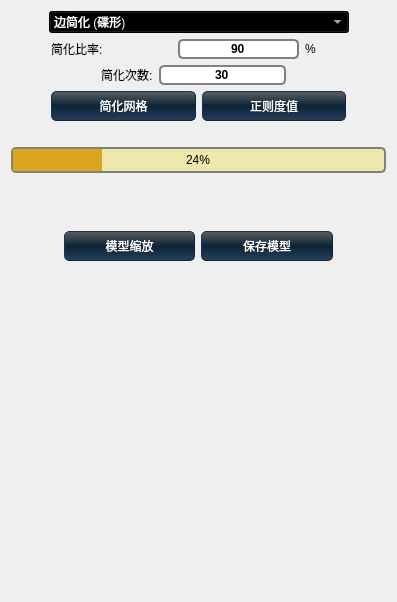
        <widget class="QWidget" name="tabwelcome">
         <attribute name="title">
          <string>欢迎</string>
         </attribute>
         <layout class="QHBoxLayout" name="horizontalLayout_13">
          <item>
           <layout class="QGridLayout" name="gridLayout_4">
            <item row="7" column="0">
             <layout class="QVBoxLayout" name="verticalLayout">
              <item>
               <layout class="QGridLayout" name="gridLayout_2" columnstretch="3,10,10,3">
                <item row="0" column="0">
                 <spacer name="horizontalSpacer_27">
                  <property name="orientation">
                   <enum>Qt::Horizontal</enum>
                  </property>
                  <property name="sizeHint" stdset="0">
                   <size>
                    <width>40</width>
                    <height>20</height>
                   </size>
                  </property>
                 </spacer>
                </item>
                <item row="0" column="1">
                 <widget class="QLabel" name="label_Face1">
                  <property name="text">
                   <string/>
                  </property>
                  <property name="alignment">
                   <set>Qt::AlignRight|Qt::AlignTrailing|Qt::AlignVCenter</set>
                  </property>
                 </widget>
                </item>
                <item row="0" column="2">
                 <widget class="QLabel" name="lineEditFACE1">
                  <property name="text">
                   <string/>
                  </property>
                  <property name="alignment">
                   <set>Qt::AlignLeading|Qt::AlignLeft|Qt::AlignVCenter</set>
                  </property>
                 </widget>
                </item>
                <item row="1" column="1">
                 <widget class="QLabel" name="label_Vertex1">
                  <property name="text">
                   <string/>
                  </property>
                  <property name="alignment">
                   <set>Qt::AlignRight|Qt::AlignTrailing|Qt::AlignVCenter</set>
                  </property>
                 </widget>
                </item>
                <item row="1" column="2">
                 <widget class="QLabel" name="lineEditVETEX1">
                  <property name="text">
                   <string/>
                  </property>
                  <property name="alignment">
                   <set>Qt::AlignLeading|Qt::AlignLeft|Qt::AlignVCenter</set>
                  </property>
                 </widget>
                </item>
                <item row="2" column="1">
                 <widget class="QLabel" name="label_Phedge1">
                  <property name="text">
                   <string/>
                  </property>
                  <property name="alignment">
                   <set>Qt::AlignRight|Qt::AlignTrailing|Qt::AlignVCenter</set>
                  </property>
                 </widget>
                </item>
                <item row="2" column="2">
                 <widget class="QLabel" name="lineEditEDGE1">
                  <property name="text">
                   <string/>
                  </property>
                  <property name="alignment">
                   <set>Qt::AlignLeading|Qt::AlignLeft|Qt::AlignVCenter</set>
                  </property>
                 </widget>
                </item>
                <item row="0" column="3">
                 <spacer name="horizontalSpacer_28">
                  <property name="orientation">
                   <enum>Qt::Horizontal</enum>
                  </property>
                  <property name="sizeHint" stdset="0">
                   <size>
                    <width>40</width>
                    <height>20</height>
                   </size>
                  </property>
                 </spacer>
                </item>
               </layout>
              </item>
             </layout>
            </item>
            <item row="8" column="0">
             <spacer name="verticalSpacer">
              <property name="orientation">
               <enum>Qt::Vertical</enum>
              </property>
              <property name="sizeHint" stdset="0">
               <size>
                <width>20</width>
                <height>100</height>
               </size>
              </property>
             </spacer>
            </item>
            <item row="3" column="0">
             <layout class="QVBoxLayout" name="verticalLayout_7">
              <item>
               <widget class="QFrame" name="frame">
                <property name="frameShape">
                 <enum>QFrame::StyledPanel</enum>
                </property>
                <property name="frameShadow">
                 <enum>QFrame::Raised</enum>
                </property>
               </widget>
              </item>
             </layout>
            </item>
            <item row="1" column="0">
             <layout class="QVBoxLayout" name="verticalLayout_9">
              <item>
               <layout class="QHBoxLayout" name="horizontalLayout_4" stretch="1,8,1">
                <property name="spacing">
                 <number>10</number>
                </property>
                <item>
                 <spacer name="horizontalSpacer_4">
                  <property name="orientation">
                   <enum>Qt::Horizontal</enum>
                  </property>
                  <property name="sizeHint" stdset="0">
                   <size>
                    <width>40</width>
                    <height>20</height>
                   </size>
                  </property>
                 </spacer>
                </item>
                <item>
                 <widget class="QComboBox" name="SimpcomboBox">
                  <property name="layoutDirection">
                   <enum>Qt::LeftToRight</enum>
                  </property>
                  <property name="styleSheet">
                   <string notr="true">background-color: qlineargradient(spread:pad, x1:0.5, y1:0, x2:0.5, y2:0.5, stop:0 rgba(0, 0, 0, 255), stop:1 rgba(93, 93, 93, 255));
color: rgb(255, 255, 255);
selection-background-color: qlineargradient(spread:pad, x1:0.5, y1:0, x2:0.5, y2:0.5, stop:0 rgba(0, 0, 0, 255), stop:1 rgba(93, 93, 93, 255));</string>
                  </property>
                  <property name="currentText">
                   <string>边简化 (碟形)</string>
                  </property>
                  <item>
                   <property name="text">
                    <string>边简化 (碟形)</string>
                   </property>
                  </item>
                  <item>
                   <property name="text">
                    <string>面片简化 (曲度)</string>
                   </property>
                  </item>
                  <item>
                   <property name="text">
                    <string>面片简化 (光滑度)</string>
                   </property>
                  </item>
                  <item>
                   <property name="text">
                    <string>面片简化 (张欣)</string>
                   </property>
                  </item>
                 </widget>
                </item>
                <item>
                 <spacer name="horizontalSpacer_5">
                  <property name="orientation">
                   <enum>Qt::Horizontal</enum>
                  </property>
                  <property name="sizeHint" stdset="0">
                   <size>
                    <width>40</width>
                    <height>20</height>
                   </size>
                  </property>
                 </spacer>
                </item>
               </layout>
              </item>
              <item>
               <layout class="QHBoxLayout" name="horizontalLayout_24" stretch="1,3,3,1,1">
                <item>
                 <spacer name="horizontalSpacer_41">
                  <property name="orientation">
                   <enum>Qt::Horizontal</enum>
                  </property>
                  <property name="sizeHint" stdset="0">
                   <size>
                    <width>40</width>
                    <height>20</height>
                   </size>
                  </property>
                 </spacer>
                </item>
                <item>
                 <widget class="QLabel" name="labelratePercent">
                  <property name="text">
                   <string>简化比率:</string>
                  </property>
                 </widget>
                </item>
                <item>
                 <widget class="QLineEdit" name="m_ratepencet">
                  <property name="styleSheet">
                   <string notr="true">border: 2px solid grey;
border-radius: 5px;
 font-weight: bold;  </string>
                  </property>
                  <property name="text">
                   <string>90</string>
                  </property>
                  <property name="alignment">
                   <set>Qt::AlignCenter</set>
                  </property>
                 </widget>
                </item>
                <item>
                 <widget class="QLabel" name="labelbiao">
                  <property name="text">
                   <string>%</string>
                  </property>
                 </widget>
                </item>
                <item>
                 <spacer name="horizontalSpacer_42">
                  <property name="orientation">
                   <enum>Qt::Horizontal</enum>
                  </property>
                  <property name="sizeHint" stdset="0">
                   <size>
                    <width>40</width>
                    <height>20</height>
                   </size>
                  </property>
                 </spacer>
                </item>
               </layout>
              </item>
              <item>
               <layout class="QHBoxLayout" name="horizontalLayout_7">
                <item>
                 <spacer name="horizontalSpacer">
                  <property name="orientation">
                   <enum>Qt::Horizontal</enum>
                  </property>
                  <property name="sizeHint" stdset="0">
                   <size>
                    <width>90</width>
                    <height>20</height>
                   </size>
                  </property>
                 </spacer>
                </item>
                <item>
                 <widget class="QLabel" name="labelrate">
                  <property name="text">
                   <string>简化次数:</string>
                  </property>
                 </widget>
                </item>
                <item>
                 <widget class="QLineEdit" name="m_rateEdit">
                  <property name="styleSheet">
                   <string notr="true">border: 2px solid grey;
border-radius: 5px;
 font-weight: bold;  </string>
                  </property>
                  <property name="text">
                   <string>30</string>
                  </property>
                  <property name="alignment">
                   <set>Qt::AlignCenter</set>
                  </property>
                 </widget>
                </item>
                <item>
                 <spacer name="horizontalSpacer_2">
                  <property name="orientation">
                   <enum>Qt::Horizontal</enum>
                  </property>
                  <property name="sizeHint" stdset="0">
                   <size>
                    <width>100</width>
                    <height>20</height>
                   </size>
                  </property>
                 </spacer>
                </item>
               </layout>
              </item>
              <item>
               <layout class="QHBoxLayout" name="horizontalLayout_8" stretch="0,2,2,0">
                <item>
                 <spacer name="horizontalSpacer_10">
                  <property name="orientation">
                   <enum>Qt::Horizontal</enum>
                  </property>
                  <property name="sizeHint" stdset="0">
                   <size>
                    <width>40</width>
                    <height>20</height>
                   </size>
                  </property>
                 </spacer>
                </item>
                <item>
                 <widget class="QPushButton" name="ButtonSimp">
                  <property name="minimumSize">
                   <size>
                    <width>60</width>
                    <height>20</height>
                   </size>
                  </property>
                  <property name="styleSheet">
                   <string notr="true">QPushButton{ background: qlineargradient(x1: 0, y1: 0, x2: 0, y2: 1,stop: 0 #5B5F5F, stop: 0.5 #0C2436, stop: 1.0 #27405A);  
color: white;
border-style: outset;  
border-width: 1px;  
border-radius: 5px;  
border-color: #11223F;  
padding: 5px;  }
QPushButton:hover{background: qlineargradient(x1: 0, y1: 0, x2: 0, y2: 1,stop: 0 #758385, stop: 0.5 #122C39, stop: 1.0 #0E7788);  border-color: #11505C; } 
QPushButton:pressed{background: qlineargradient(x1: 0, y1: 0, x2: 0, y2: 1,  stop: 0 #969B9C, stop: 0.5 #16354B, stop: 1.0 #244F76);  border-color: #11505C;  }</string>
                  </property>
                  <property name="text">
                   <string>简化网格</string>
                  </property>
                 </widget>
                </item>
                <item>
                 <widget class="QPushButton" name="MeshDegree">
                  <property name="minimumSize">
                   <size>
                    <width>60</width>
                    <height>20</height>
                   </size>
                  </property>
                  <property name="styleSheet">
                   <string notr="true">QPushButton{ background: qlineargradient(x1: 0, y1: 0, x2: 0, y2: 1,stop: 0 #5B5F5F, stop: 0.5 #0C2436, stop: 1.0 #27405A);  
color: white;
border-style: outset;  
border-width: 1px;  
border-radius: 5px;  
border-color: #11223F;  
padding: 5px;  }
QPushButton:hover{background: qlineargradient(x1: 0, y1: 0, x2: 0, y2: 1,stop: 0 #758385, stop: 0.5 #122C39, stop: 1.0 #0E7788);  border-color: #11505C; } 
QPushButton:pressed{background: qlineargradient(x1: 0, y1: 0, x2: 0, y2: 1,  stop: 0 #969B9C, stop: 0.5 #16354B, stop: 1.0 #244F76);  border-color: #11505C;  }</string>
                  </property>
                  <property name="text">
                   <string>正则度值</string>
                  </property>
                 </widget>
                </item>
                <item>
                 <spacer name="horizontalSpacer_11">
                  <property name="orientation">
                   <enum>Qt::Horizontal</enum>
                  </property>
                  <property name="sizeHint" stdset="0">
                   <size>
                    <width>40</width>
                    <height>20</height>
                   </size>
                  </property>
                 </spacer>
                </item>
               </layout>
              </item>
              <item>
               <layout class="QVBoxLayout" name="verticalLayout_10">
                <item>
                 <layout class="QHBoxLayout" name="horizontalLayout_6">
                  <item>
                   <widget class="QLabel" name="meshdegree">
                    <property name="text">
                     <string/>
                    </property>
                    <property name="alignment">
                     <set>Qt::AlignCenter</set>
                    </property>
                   </widget>
                  </item>
                  <item>
                   <widget class="QLabel" name="meshdegree1">
                    <property name="text">
                     <string/>
                    </property>
                    <property name="alignment">
                     <set>Qt::AlignCenter</set>
                    </property>
                   </widget>
                  </item>
                 </layout>
                </item>
               </layout>
              </item>
              <item>
               <layout class="QVBoxLayout" name="verticalLayout_12">
                <item>
                 <widget class="QProgressBar" name="simplyprogressBar">
                  <property name="styleSheet">
                   <string notr="true">QProgressBar {
    background-color:palegoldenrod;
  	border: 2px solid grey;
    border-radius: 5px;
}

QProgressBar::chunk {
	background-color: goldenrod;
}</string>
                  </property>
                  <property name="value">
                   <number>24</number>
                  </property>
                  <property name="alignment">
                   <set>Qt::AlignCenter</set>
                  </property>
                 </widget>
                </item>
                <item>
                 <layout class="QVBoxLayout" name="verticalLayout_13">
                  <item>
                   <layout class="QVBoxLayout" name="verticalLayout_6"/>
                  </item>
                 </layout>
                </item>
                <item>
                 <layout class="QHBoxLayout" name="horizontalLayout_19" stretch="3,10,3">
                  <item>
                   <spacer name="horizontalSpacer_29">
                    <property name="orientation">
                     <enum>Qt::Horizontal</enum>
                    </property>
                    <property name="sizeHint" stdset="0">
                     <size>
                      <width>40</width>
                      <height>20</height>
                     </size>
                    </property>
                   </spacer>
                  </item>
                  <item>
                   <widget class="QLabel" name="label_Auto">
                    <property name="text">
                     <string/>
                    </property>
                   </widget>
                  </item>
                  <item>
                   <spacer name="horizontalSpacer_30">
                    <property name="orientation">
                     <enum>Qt::Horizontal</enum>
                    </property>
                    <property name="sizeHint" stdset="0">
                     <size>
                      <width>40</width>
                      <height>20</height>
                     </size>
                    </property>
                   </spacer>
                  </item>
                 </layout>
                </item>
                <item>
                 <layout class="QHBoxLayout" name="horizontalLayout_25" stretch="1,2,2,1">
                  <item>
                   <spacer name="horizontalSpacer_43">
                    <property name="orientation">
                     <enum>Qt::Horizontal</enum>
                    </property>
                    <property name="sizeHint" stdset="0">
                     <size>
                      <width>40</width>
                      <height>20</height>
                     </size>
                    </property>
                   </spacer>
                  </item>
                  <item>
                   <widget class="QLabel" name="label_stime">
                    <property name="text">
                     <string/>
                    </property>
                   </widget>
                  </item>
                  <item>
                   <widget class="QLabel" name="simpletimevalue">
                    <property name="text">
                     <string/>
                    </property>
                   </widget>
                  </item>
                  <item>
                   <spacer name="horizontalSpacer_44">
                    <property name="orientation">
                     <enum>Qt::Horizontal</enum>
                    </property>
                    <property name="sizeHint" stdset="0">
                     <size>
                      <width>40</width>
                      <height>20</height>
                     </size>
                    </property>
                   </spacer>
                  </item>
                 </layout>
                </item>
                <item>
                 <layout class="QHBoxLayout" name="horizontalLayout_10" stretch="2,5,5,2">
                  <item>
                   <spacer name="horizontalSpacer_12">
                    <property name="orientation">
                     <enum>Qt::Horizontal</enum>
                    </property>
                    <property name="sizeHint" stdset="0">
                     <size>
                      <width>40</width>
                      <height>20</height>
                     </size>
                    </property>
                   </spacer>
                  </item>
                  <item>
                   <widget class="QPushButton" name="ButtonZoom">
                    <property name="minimumSize">
                     <size>
                      <width>60</width>
                      <height>20</height>
                     </size>
                    </property>
                    <property name="styleSheet">
                     <string notr="true">QPushButton{ background: qlineargradient(x1: 0, y1: 0, x2: 0, y2: 1,stop: 0 #5B5F5F, stop: 0.5 #0C2436, stop: 1.0 #27405A);  
color: white;
border-style: outset;  
border-width: 1px;  
border-radius: 5px;  
border-color: #11223F;  
padding: 5px;  }
QPushButton:hover{background: qlineargradient(x1: 0, y1: 0, x2: 0, y2: 1,stop: 0 #758385, stop: 0.5 #122C39, stop: 1.0 #0E7788);  border-color: #11505C; } 
QPushButton:pressed{background: qlineargradient(x1: 0, y1: 0, x2: 0, y2: 1,  stop: 0 #969B9C, stop: 0.5 #16354B, stop: 1.0 #244F76);  border-color: #11505C;  }</string>
                    </property>
                    <property name="text">
                     <string>模型缩放</string>
                    </property>
                   </widget>
                  </item>
                  <item>
                   <widget class="QPushButton" name="Buttonsave">
                    <property name="minimumSize">
                     <size>
                      <width>60</width>
                      <height>20</height>
                     </size>
                    </property>
                    <property name="styleSheet">
                     <string notr="true">QPushButton{ background: qlineargradient(x1: 0, y1: 0, x2: 0, y2: 1,stop: 0 #5B5F5F, stop: 0.5 #0C2436, stop: 1.0 #27405A);  
color: white;
border-style: outset;  
border-width: 1px;  
border-radius: 5px;  
border-color: #11223F;  
padding: 5px;  }
QPushButton:hover{background: qlineargradient(x1: 0, y1: 0, x2: 0, y2: 1,stop: 0 #758385, stop: 0.5 #122C39, stop: 1.0 #0E7788);  border-color: #11505C; } 
QPushButton:pressed{background: qlineargradient(x1: 0, y1: 0, x2: 0, y2: 1,  stop: 0 #969B9C, stop: 0.5 #16354B, stop: 1.0 #244F76);  border-color: #11505C;  }</string>
                    </property>
                    <property name="text">
                     <string>保存模型</string>
                    </property>
                   </widget>
                  </item>
                  <item>
                   <spacer name="horizontalSpacer_13">
                    <property name="orientation">
                     <enum>Qt::Horizontal</enum>
                    </property>
                    <property name="sizeHint" stdset="0">
                     <size>
                      <width>40</width>
                      <height>20</height>
                     </size>
                    </property>
                   </spacer>
                  </item>
                 </layout>
                </item>
                <item>
                 <layout class="QVBoxLayout" name="verticalLayout_11"/>
                </item>
               </layout>
              </item>
             </layout>
            </item>
            <item row="4" column="0">
             <layout class="QHBoxLayout" name="horizontalLayout_15" stretch="1,3,2">
              <item>
               <spacer name="horizontalSpacer_3">
                <property name="orientation">
                 <enum>Qt::Horizontal</enum>
                </property>
                <property name="sizeHint" stdset="0">
                 <size>
                  <width>40</width>
                  <height>20</height>
                 </size>
                </property>
               </spacer>
              </item>
              <item>
               <widget class="QLabel" name="label_before">
                <property name="text">
                 <string/>
                </property>
                <property name="alignment">
                 <set>Qt::AlignLeading|Qt::AlignLeft|Qt::AlignVCenter</set>
                </property>
               </widget>
              </item>
              <item>
               <spacer name="horizontalSpacer_22">
                <property name="orientation">
                 <enum>Qt::Horizontal</enum>
                </property>
                <property name="sizeHint" stdset="0">
                 <size>
                  <width>40</width>
                  <height>20</height>
                 </size>
                </property>
               </spacer>
              </item>
             </layout>
            </item>
            <item row="2" column="0">
             <spacer name="verticalSpacer_5">
              <property name="orientation">
               <enum>Qt::Vertical</enum>
              </property>
              <property name="sizeHint" stdset="0">
               <size>
                <width>20</width>
                <height>40</height>
               </size>
              </property>
             </spacer>
            </item>
            <item row="6" column="0">
             <layout class="QHBoxLayout" name="horizontalLayout_18" stretch="1,3,2">
              <item>
               <spacer name="horizontalSpacer_23">
                <property name="orientation">
                 <enum>Qt::Horizontal</enum>
                </property>
                <property name="sizeHint" stdset="0">
                 <size>
                  <width>40</width>
                  <height>20</height>
                 </size>
                </property>
               </spacer>
              </item>
              <item>
               <widget class="QLabel" name="label_After">
                <property name="text">
                 <string/>
                </property>
                <property name="alignment">
                 <set>Qt::AlignLeading|Qt::AlignLeft|Qt::AlignVCenter</set>
                </property>
               </widget>
              </item>
              <item>
               <spacer name="horizontalSpacer_24">
                <property name="orientation">
                 <enum>Qt::Horizontal</enum>
                </property>
                <property name="sizeHint" stdset="0">
                 <size>
                  <width>40</width>
                  <height>20</height>
                 </size>
                </property>
               </spacer>
              </item>
             </layout>
            </item>
            <item row="5" column="0">
             <layout class="QGridLayout" name="gridLayout_3" columnstretch="3,10,10,3">
              <property name="spacing">
               <number>6</number>
              </property>
              <item row="0" column="1">
               <widget class="QLabel" name="label_Face">
                <property name="text">
                 <string/>
                </property>
                <property name="alignment">
                 <set>Qt::AlignRight|Qt::AlignTrailing|Qt::AlignVCenter</set>
                </property>
               </widget>
              </item>
              <item row="1" column="1">
               <widget class="QLabel" name="label_Vertex">
                <property name="text">
                 <string/>
                </property>
                <property name="alignment">
                 <set>Qt::AlignRight|Qt::AlignTrailing|Qt::AlignVCenter</set>
                </property>
               </widget>
              </item>
              <item row="0" column="2">
               <widget class="QLabel" name="lineEditFACE">
                <property name="text">
                 <string/>
                </property>
                <property name="alignment">
                 <set>Qt::AlignLeading|Qt::AlignLeft|Qt::AlignVCenter</set>
                </property>
               </widget>
              </item>
              <item row="2" column="1">
               <widget class="QLabel" name="label_Phedge">
                <property name="text">
                 <string/>
                </property>
                <property name="alignment">
                 <set>Qt::AlignRight|Qt::AlignTrailing|Qt::AlignVCenter</set>
                </property>
               </widget>
              </item>
              <item row="0" column="3">
               <spacer name="horizontalSpacer_26">
                <property name="orientation">
                 <enum>Qt::Horizontal</enum>
                </property>
                <property name="sizeHint" stdset="0">
                 <size>
                  <width>40</width>
                  <height>20</height>
                 </size>
                </property>
               </spacer>
              </item>
              <item row="0" column="0">
               <spacer name="horizontalSpacer_25">
                <property name="orientation">
                 <enum>Qt::Horizontal</enum>
                </property>
                <property name="sizeHint" stdset="0">
                 <size>
                  <width>40</width>
                  <height>20</height>
                 </size>
                </property>
               </spacer>
              </item>
              <item row="1" column="2">
               <widget class="QLabel" name="lineEditVETEX">
                <property name="text">
                 <string/>
                </property>
                <property name="alignment">
                 <set>Qt::AlignLeading|Qt::AlignLeft|Qt::AlignVCenter</set>
                </property>
               </widget>
              </item>
              <item row="2" column="2">
               <widget class="QLabel" name="lineEditEDGE">
                <property name="text">
                 <string/>
                </property>
                <property name="alignment">
                 <set>Qt::AlignLeading|Qt::AlignLeft|Qt::AlignVCenter</set>
                </property>
               </widget>
              </item>
             </layout>
            </item>
            <item row="9" column="0">
             <layout class="QGridLayout" name="gridLayout"/>
            </item>
           </layout>
          </item>
         </layout>
        </widget>
